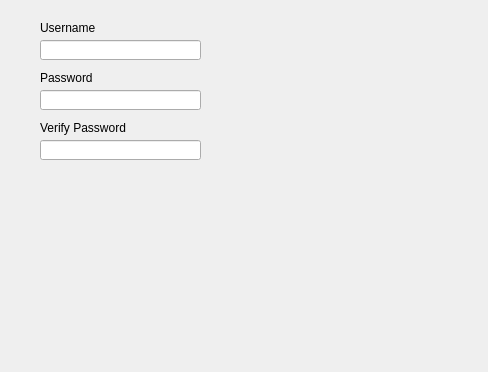
<?xml version="1.0" encoding="UTF-8"?>
<ui version="4.0">
 <class>Form</class>
 <widget class="QWidget" name="Form">
  <property name="geometry">
   <rect>
    <x>0</x>
    <y>0</y>
    <width>488</width>
    <height>372</height>
   </rect>
  </property>
  <property name="windowTitle">
   <string>Form</string>
  </property>
  <widget class="QLineEdit" name="lineEdit_3">
   <property name="geometry">
    <rect>
     <x>40</x>
     <y>40</y>
     <width>161</width>
     <height>20</height>
    </rect>
   </property>
  </widget>
  <widget class="QLineEdit" name="lineEdit_4">
   <property name="geometry">
    <rect>
     <x>40</x>
     <y>90</y>
     <width>161</width>
     <height>20</height>
    </rect>
   </property>
  </widget>
  <widget class="QLabel" name="label_3">
   <property name="geometry">
    <rect>
     <x>40</x>
     <y>20</y>
     <width>101</width>
     <height>16</height>
    </rect>
   </property>
   <property name="text">
    <string>Username</string>
   </property>
  </widget>
  <widget class="QLabel" name="label_4">
   <property name="geometry">
    <rect>
     <x>40</x>
     <y>70</y>
     <width>91</width>
     <height>16</height>
    </rect>
   </property>
   <property name="text">
    <string>Password</string>
   </property>
  </widget>
  <widget class="QLabel" name="label_5">
   <property name="geometry">
    <rect>
     <x>40</x>
     <y>120</y>
     <width>91</width>
     <height>16</height>
    </rect>
   </property>
   <property name="text">
    <string>Verify Password</string>
   </property>
  </widget>
  <widget class="QLineEdit" name="lineEdit_5">
   <property name="geometry">
    <rect>
     <x>40</x>
     <y>140</y>
     <width>161</width>
     <height>20</height>
    </rect>
   </property>
  </widget>
 </widget>
 <resources/>
 <connections/>
</ui>
